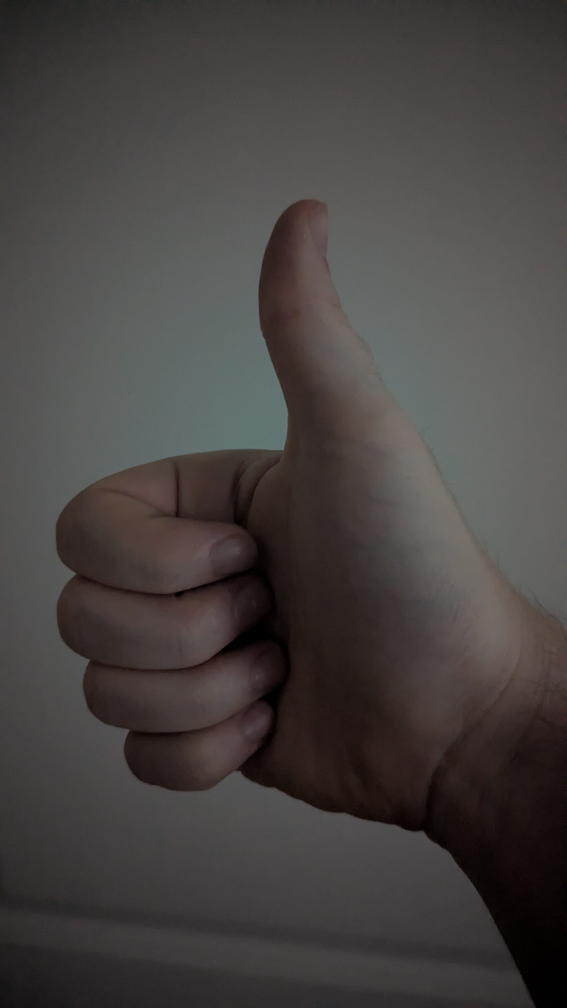
#> input picture esp32/gesture_ml/model/test.jpg, 2268 x 4032 px (shown at 1/4 size)
$ python convert_image.py test.jpg out.png
#> lines starting #> are read from the running program, lines starting #| are printed output that depends on the picture
#!/usr/bin/env python3
import sys
import numpy as np
from PIL import Image

def convert_image_to_header(image_path, output_path='src/img.h'):
#> called with image_path = 'test.jpg', output_path = 'out.png'
    try:

        print(f"Loading image: {image_path}")
        img = Image.open(image_path).convert('RGB')
#> img is the input picture: PIL image 2268x4032 RGB; mean R, G, B 70.8, 66.5, 64.7
        print(f"Original size: {img.size}")
#| Original size: (2268, 4032)

        img = img.resize((70, 70))
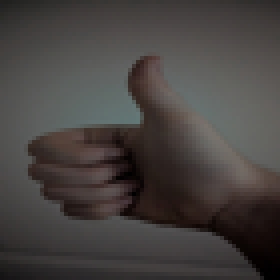
#> img: PIL image 70x70 RGB (shown 4 times larger); mean R, G, B 70.9, 66.5, 64.7
        print(f"Resized to: 160x160")

        img_array = np.array(img, dtype=np.uint8)

        img_flat = img_array.flatten()
#> img_flat = 14700 values, max 121 at index 6663, min 0 at index 9127, mean 67.37

        print(f"Total values: {len(img_flat)} (should be 76800)")
#| Total values: 14700 (should be 76800)

        with open(output_path, 'w', encoding='utf-8') as f:
            f.write('#ifndef __IMG_H__\n')
            f.write('#define __IMG_H__\n\n')
            f.write('const unsigned char img_data[] = {\n')

            for i, val in enumerate(img_flat):
                if i % 16 == 0:
                    f.write('  ')
                f.write(f'{val}')
                if i < len(img_flat) - 1:
                    f.write(', ')
                if (i + 1) % 16 == 0:
                    f.write('\n')
#> this loop made 14700 passes
#> val on passes 1 to 3: 34, 32, 31

            if len(img_flat) % 12 != 0:
                f.write('\n')

            f.write('};\n\n')
            f.write('#endif // __IMG_H__\n')

    except FileNotFoundError:
        print(f"Error: Image file not found: {image_path}")
        sys.exit(1)
    except Exception as e:
        print(f"Error: {e}")
        sys.exit(1)

if __name__ == '__main__':
    if len(sys.argv) < 2:
        sys.exit(1)

    input_image = sys.argv[1]
    output_file = sys.argv[2] if len(sys.argv) > 2 else 'src/img.h'

    convert_image_to_header(input_image, output_file)
